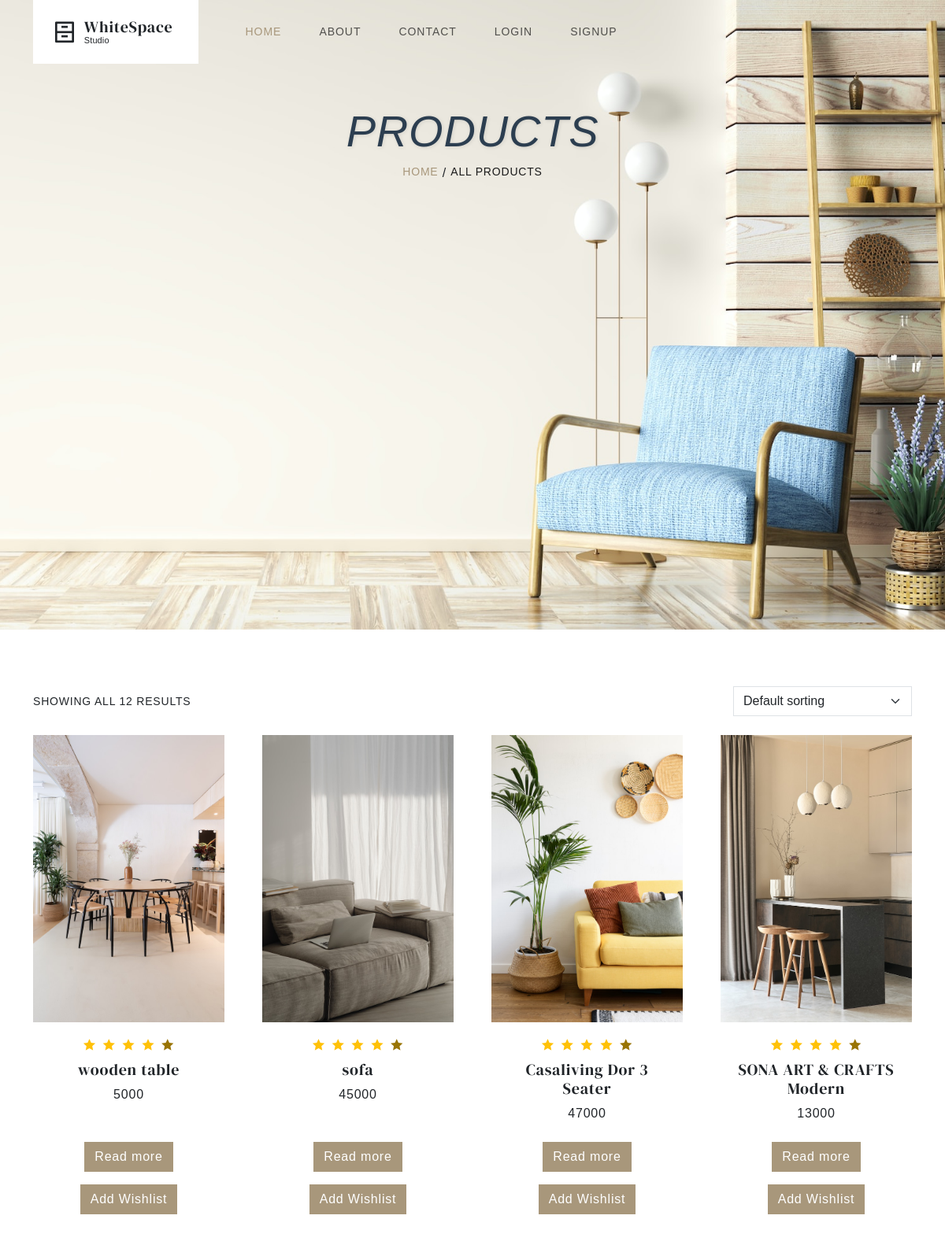
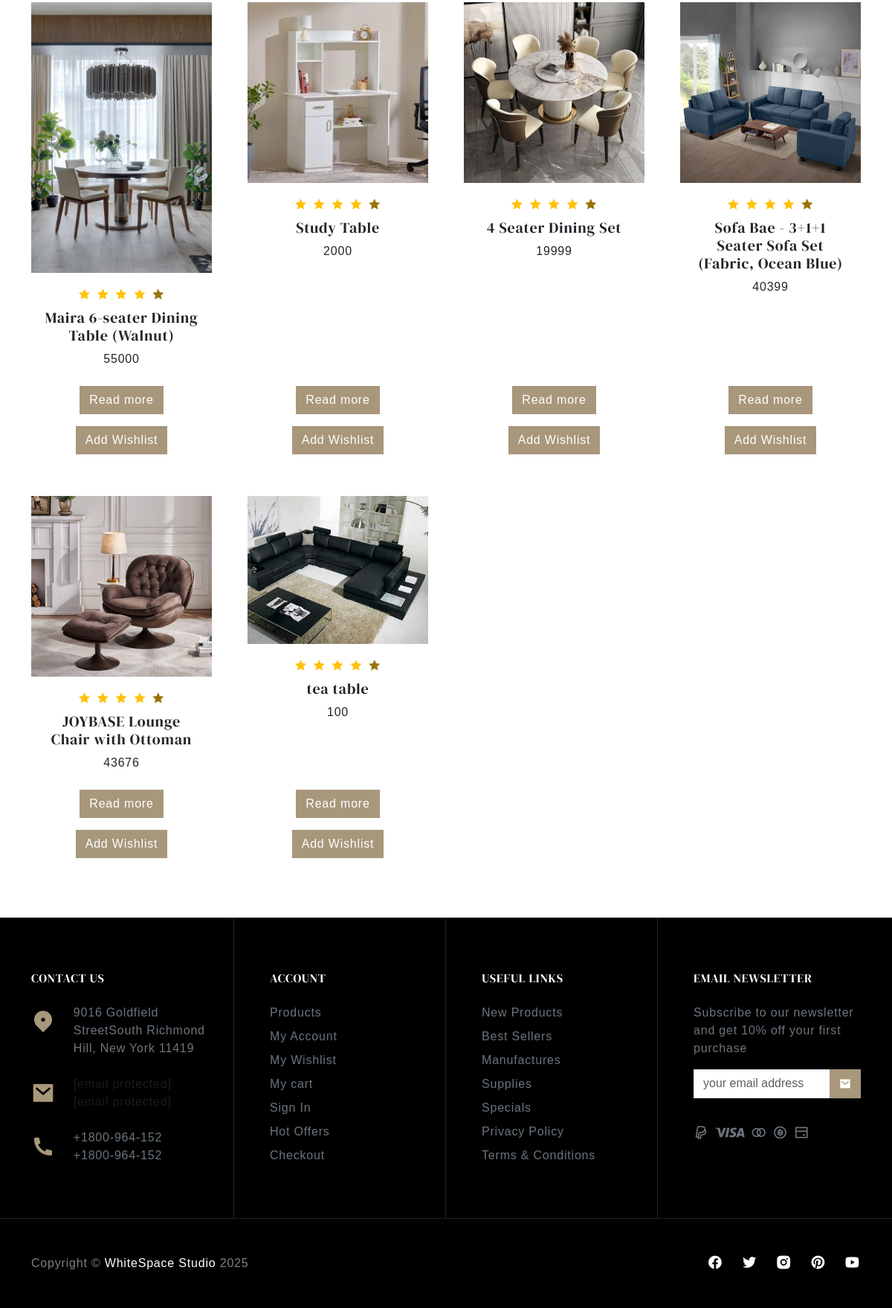
Page /products on the committed database (2 pictures, top to bottom).
### myapp/models.py (models this page shows, shortened)
class Product(models.Model):
    Seller = models.ForeignKey('Login', on_delete=models.CASCADE, limit_choices_to={'role': 'Seller'}, default='')
    Cate = models.ForeignKey(ProductCategory, on_delete=models.CASCADE, default="")
    name = models.CharField(max_length=25)
    desc = models.TextField()
    price = models.IntegerField()
    timestamp = models.DateTimeField(auto_now=True)
    image1 = models.ImageField(upload_to='product_images/', blank=True, default='')
    def pic(self):
        return mark_safe('<img src = "{}" width = "100">'.format(self.image1.url))
    pic.allow_tags = True

### myapp/views.py (the view)
# urls.py: path('products', views.products, name='products'),
def products(request):
    context = checksession(request)
    if context is None:
        context = {}
    allproducts = Product.objects.all()
    context['allproducts'] = allproducts
    return render(request,'products.html', context)

### myapp/views.py (called while the page is built, shortened)
def checksession(request):
    uid = request.session.get('log_id')
    if not uid:
        return None

### myapp/templates/products.html (shortened to what this page needs)
{%extends 'base.html'%}
{%block main%}
{%load static%}
<div class="container py-5 my-1">
<div class="row align-items-center g-4">
<div class="col-lg-12 col-12 text-center">
<div class="text-center">
<h1 class="fw-Italic display-2" data-aos="fade-up" data-aos-duration="500">PRODUCTS</h1>
<nav aria-label="breadcrumb" class="d-flex justify-content-center">
<ol class="breadcrumb" data-aos="fade-up" data-aos-duration="600">
<li class="breadcrumb-item small"><a href="/" class="text-secondary">HOME </a></li> &nbsp;/&nbsp;<span><li class="breadcrumb-item small active" aria-current="page"><a
        href="/addproduct">ALL PRODUCTS</a></li>
</span>
</ol>
</nav>
</div>
</div>
</div>
</div>
</div>
<div class="py-5">
<div class="container py-4">
<div class="row align-items-center justify-content-between mb-4">
<div class="col-auto" data-aos="fade-up" data-aos-duration="600"><small>SHOWING ALL 12 RESULTS</small></div>
<div class="col-auto" data-aos="fade-up" data-aos-duration="700">
<select class="form-select rounded-0" aria-label="Default select example">
<option selected>Default sorting</option>
</select>
</div>
</div>
<div class="row g-5">
 {% for i in allproducts%}
<div class="col-lg-3 col-md-6 col-12" data-aos="fade-up" data-aos-duration="600">
<div class="card bg-transparent border-0 rounded-0 text-center h-100">
<a href="#" class="position-relative">
<img src="{{i.image1.url}} " class="card-img-top rounded-0" alt="product">
</a>
<div class="card-body">
<div class="d-flex align-items-center justify-content-center gap-2 mb-2">
<i class="ri-star-fill text-warning"></i> <i class="ri-star-fill text-warning"></i> <i class="ri-star-fill text-warning"></i> <i class="ri-star-fill text-warning"></i>
<i class="ri-star-fill text-warning-emphasis"></i>
</div>
<h5 class="card-title">{{i.name}}</h5>
<p class="card-text">{{i.price}}</p>
</div>
<div class="card-footer bg-transparent border-0"><a href="/ecommerce-single/{{ i.id }}" class="btn btn-secondary">Read more</a></div>
 {%if not is_seller%}
<div class="card-footer bg-transparent border-0"><a href="/addtowishlist/{{i.id}}" class="btn btn-secondary"> Add Wishlist</a></div>
 {%endif%}
</div>
</div>
{%endfor%}
</div>
</div>
</div>
{%endblock%}

### myapp/templates/base.html (shortened to what this page needs)
<!DOCTYPE html>
{%load static%}
<html lang="en">
<head>
<link rel="stylesheet" href=" {% static 'vender/bootstrap/css/bootstrap.min.css' %} ">
<link rel="stylesheet" href=" {% static 'vender/icofont/icofont.min.css' %} ">
<link rel="stylesheet" href=" {% static 'vender/aos/dist/aos.css' %} ">
<link rel="stylesheet" href=" {% static 'vender/remixicon/remixicon.css' %} ">
<link rel="stylesheet" href=" {% static 'css/style.css' %} ">
<link rel="stylesheet" href=" {% static 'css/common.css' %} ">
</head>
    <body class="bg-light">
<div class="bg-homepage vh-100 d-flex align-items-center flex-column">
<nav class="navbar osahan-main-nav navbar-expand furniture-nav p-0 w-100">
<div class="container py-0 py-lg-0">
<div class="bg-white p-4">
<div class="position-relative d-flex align-items-center gap-2 site-brand">
<i class="ri-archive-drawer-line fs-2 lh-1"></i>
<div class="lh-1">
<h5 class="fw-bold m-0">WhiteSpace</h5>
<small class="text-dark">Studio</small>
</div>
</div>
</div>
<div class="collapse navbar-collapse">
<ul class="navbar-nav ms-lg-5 gap-4 m-none">
<li class="nav-item">
<a class="nav-link active" href= "/"> Home</a>
</li>
<li class="nav-item"><a class="nav-link" href="/about">About</a></li>
<li class="nav-item"><a class="nav-link" href="/contact1">Contact</a></li>
{%if request.session.log_id%}
<li class="nav-item"><a class="nav-link" href="/logout">LOGOUT</a></li>
{%else%}
<li class="nav-item"><a class="nav-link" href="/login">LOGIN</a></li>
<li class="nav-item"><a class="nav-link" href="/signup">SIGNUP</a></li>
{%endif%}
</ul>
</div>
</div>
</nav>
    {%block main%}
    {%endblock%}
    <footer class="footer bg-black text-white">
<div class="footer-top border-bottom border-dark">
<div class="container">
<div class="row gx-md-4 gy-md-0 g-4">
<div class="col-lg-3 col-12 border-end border-dark py-4" data-aos="fade-up" data-aos-duration="600">
<div class="py-lg-5">
<h6 class="fw-bold pb-3 text-uppercase">Contact us</h6>
<div>
<div class="d-flex align-items-start gap-4 mb-4">
<i class="ri-map-pin-2-fill ri-2x text-secondary"></i>
<div>
<p class="mb-0 text-secondary-emphasis">9016 Goldfield StreetSouth Richmond Hill, New York 11419</p>
</div>
</div>
<div class="d-flex align-items-start gap-4 mb-4">
<i class="ri-mail-fill ri-2x text-secondary"></i>
<div>
<p class="mb-0 text-secondary-emphasis">
<a href="https://iamosahan.com/cdn-cgi/l/email-protection" class="__cf_email__" data-cfemail="dbbea3bab6abb7be9bbcb6bab2b7f5b8b4b6">[email&#160;protected]</a><br>
<a href="https://iamosahan.com/cdn-cgi/l/email-protection" class="__cf_email__" data-cfemail="6c05020a032c0b010d0500420f0301">[email&#160;protected]</a>
</p>
</div>
</div>
<div class="d-flex align-items-start gap-4 mb-0">
<i class="ri-phone-fill ri-2x text-secondary"></i>
<div>
<p class="mb-0 text-secondary-emphasis">
+1800-964-152<br>
+1800-964-152
</p>
</div>
</div>
</div>
</div>
</div>
<div class="col-lg-3 col-6 border-end border-dark py-4 ps-lg-5" data-aos="fade-up" data-aos-duration="700">
<div class="py-lg-5">
<h6 class="fw-bold pb-3 text-uppercase">Account</h6>
<ul class="list-unstyled d-grid gap-2 m-0">
<li><a href="#" class="link-secondary">Products</a></li>
<li><a href="#" class="link-secondary">My Account</a></li>
<li><a href="#" class="link-secondary">My Wishlist</a></li>
<li><a href="#" class="link-secondary">My cart</a></li>
<li><a href="#" class="link-secondary">Sign In</a></li>
<li><a href="#" class="link-secondary">Hot Offers</a></li>
<li><a href="#" class="link-secondary">Checkout</a></li>
</ul>
</div>
</div>
<div class="col-lg-3 col-6 border-end border-dark py-4 ps-lg-5" data-aos="fade-up" data-aos-duration="800">
<div class="py-lg-5">
<h6 class="fw-bold pb-3 text-uppercase">Useful Links</h6>
<ul class="list-unstyled d-grid gap-2 m-0">
<li><a href="#" class="link-secondary">New Products</a></li>
<li><a href="#" class="link-secondary">Best Sellers</a></li>
<li><a href="#" class="link-secondary">Manufactures</a></li>
<li><a href="#" class="link-secondary">Supplies</a></li>
<li><a href="#" class="link-secondary">Specials</a></li>
<li><a href="#" class="link-secondary">Privacy Policy</a></li>
<li><a href="#" class="link-secondary">Terms & Conditions</a></li>
</ul>
</div>
</div>
<div class="col-lg-3 col-12 py-4 ps-lg-5" data-aos="fade-up" data-aos-duration="900">
<div class="py-lg-5">
<h6 class="fw-bold pb-3 text-uppercase">Email Newsletter</h6>
<p class="text-secondary-emphasis">Subscribe to our newsletter and get 10% off your first purchase</p>
<div class="input-group mb-3">
<input type="text" class="form-control rounded-0" placeholder="your email address" aria-label="your email address" aria-describedby="button-addon2">
<button class="btn btn-secondary" type="button" id="button-addon2"><i class="ri-mail-fill"></i></button>
</div>
<div class="d-flex align-items-center gap-2 text-secondary-emphasis">
<i class="ri-paypal-line fs-5"></i> <i class="ri-visa-line fs-1"></i> <i class="ri-mastercard-line fs-5"></i> <i class="ri-bit-coin-line fs-5"></i> <i class="ri-bank-card-line fs-5"></i>
</div>
</div>
</div>
</div>
</div>
</div>
<div class="footer-end py-5 bg-black">
<div class="container">
<div class="row align-items-center justify-content-between">
<div class="col-auto">
<p class="text-center m-0 text-white-50">Copyright © <a href="#" class="text-white">WhiteSpace Studio</a> 2025</p>
</div>
<div class="col-auto">
<div class="d-flex aling-items-center gap-4">
<a class="text-white" href="#"><i class="ri-facebook-circle-fill ri-lg"></i></a> <a class="text-white" href="#"><i class="ri-twitter-fill ri-lg"></i></a>
<a class="text-white" href="#"><i class="ri-instagram-fill ri-lg"></i></a> <a class="text-white" href="#"><i class="ri-pinterest-fill ri-lg"></i></a>
<a class="text-white" href="#"><i class="ri-youtube-fill ri-lg"></i></a>
</div>
</div>
</div>
</div>
</div>
</footer>
     </body>
</html>

### myapp/static/css/style.css (style rules this page uses)
body { font-family:manrope,sans-serif;letter-spacing:.05rem }
.h1,.h2,.h3,.h4,.h5,.h6,h1,h2,h3,h4,h5,h6 { font-family:"dm serif display";font-weight:400!important;letter-spacing:.05rem }
.fw-bold { font-weight:400!important }
p { letter-spacing:.05rem }
a { text-decoration:none;color:#1b1b1b }
.furniture-nav a.nav-link { padding-top:29px!important;padding-bottom:29px!important }
.btn { border-radius:0 }
.btn-secondary { background-color:#a8977b!important;border-color:#a8977b!important }
.text-secondary { color:#a8977b!important }
.furniture-nav .navbar-nav .nav-link { text-transform:uppercase;padding:27px 0;font-size:14px;margin:0 12px;letter-spacing:.06rem }
.furniture-nav .navbar-nav .nav-link.active { color:#a8977b }
.bg-homepage { background-image:url(../img/hero.png);background-position:center;background-repeat:no-repeat;background-size:cover }

### myapp/static/css/common.css (style rules this page uses)
body { font-family:manrope,sans-serif;letter-spacing:.05rem }
.h1,.h2,.h3,.h4,.h5,.h6,h1,h2,h3,h4,h5,h6 { font-family:"dm serif display";font-weight:400!important;letter-spacing:.05rem }
body { overflow-x:hidden }
a { -webkit-transition:all .3s ease 0s;-moz-transition:all .3s ease 0s;-o-transition:all .3s ease 0s;transition:all .3s ease 0s }
.osahan-main-nav { -webkit-transition:all .5s;-moz-transition:all .5s;transition:all .5s }
.site-brand small { font-size:11px;letter-spacing:.1px }
.site-brand .fw-bold { line-height:20px }
.site-brand .lh-1 { line-height:12px!important }

### myapp/templates/products.html (style rules this page uses)
h1.fw-Italic.display-2 { font-family: "Audiowide", sans-serif; font-size: 3.5rem; font-style: italic; font-weight: 400; color: #2c3e50; text-shadow: 1px 1px 5px rgba(0, 0, 0, 0.1); transition: transform 0.4s ease; }
[data-aos="fade-up"] { opacity: 0; transform: translateY(30px); transition: opacity 0.5s ease, transform 0.5s ease; }
[data-aos="fade-up"].aos-animate { opacity: 1; transform: translateY(0); }

### rows in the picture
Product: image1 (picture), name "wooden table", price "5000"
Product: image1 (picture), name "sofa", price "45000"
Product: image1 (picture), name "Casaliving Dor 3 Seater", price "47000"
Product: image1 (picture), name "SONA ART & CRAFTS Modern", price "13000"
Product: image1 (picture), name "Maira 6-seater Dining Table (Walnut)", price "55000"
Product: image1 (picture), name "Study Table", price "2000"
Product: image1 (picture), name "4 Seater Dining Set", price "19999"
Product: image1 (picture), name "Sofa Bae - 3+1+1 Seater Sofa Set (Fabric, Ocean Blue)", price "40399"
Product: image1 (picture), name "JOYBASE Lounge Chair with Ottoman", price "43676"
Product: image1 (picture), name "tea table", price "100"
